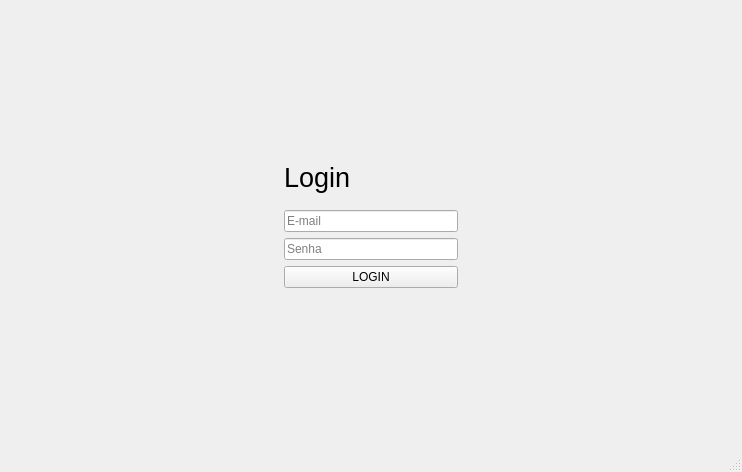
<?xml version="1.0" encoding="UTF-8"?>
<ui version="4.0">
 <class>MainWindow</class>
 <widget class="QMainWindow" name="MainWindow">
  <property name="geometry">
   <rect>
    <x>0</x>
    <y>0</y>
    <width>742</width>
    <height>472</height>
   </rect>
  </property>
  <property name="windowTitle">
   <string>MainWindow</string>
  </property>
  <property name="autoFillBackground">
   <bool>true</bool>
  </property>
  <widget class="QWidget" name="centralwidget">
   <property name="sizePolicy">
    <sizepolicy hsizetype="Preferred" vsizetype="Preferred">
     <horstretch>0</horstretch>
     <verstretch>0</verstretch>
    </sizepolicy>
   </property>
   <layout class="QGridLayout" name="gridLayout">
    <item row="2" column="1">
     <spacer name="horizontalSpacer_3">
      <property name="orientation">
       <enum>Qt::Orientation::Horizontal</enum>
      </property>
      <property name="sizeHint" stdset="0">
       <size>
        <width>40</width>
        <height>20</height>
       </size>
      </property>
     </spacer>
    </item>
    <item row="2" column="13">
     <spacer name="verticalSpacer_4">
      <property name="orientation">
       <enum>Qt::Orientation::Vertical</enum>
      </property>
      <property name="sizeHint" stdset="0">
       <size>
        <width>20</width>
        <height>40</height>
       </size>
      </property>
     </spacer>
    </item>
    <item row="2" column="7">
     <spacer name="verticalSpacer_8">
      <property name="orientation">
       <enum>Qt::Orientation::Vertical</enum>
      </property>
      <property name="sizeHint" stdset="0">
       <size>
        <width>20</width>
        <height>40</height>
       </size>
      </property>
     </spacer>
    </item>
    <item row="2" column="3">
     <spacer name="verticalSpacer_9">
      <property name="orientation">
       <enum>Qt::Orientation::Vertical</enum>
      </property>
      <property name="sizeHint" stdset="0">
       <size>
        <width>20</width>
        <height>40</height>
       </size>
      </property>
     </spacer>
    </item>
    <item row="2" column="11">
     <spacer name="verticalSpacer_11">
      <property name="orientation">
       <enum>Qt::Orientation::Vertical</enum>
      </property>
      <property name="sizeHint" stdset="0">
       <size>
        <width>20</width>
        <height>40</height>
       </size>
      </property>
     </spacer>
    </item>
    <item row="2" column="4">
     <spacer name="verticalSpacer_5">
      <property name="orientation">
       <enum>Qt::Orientation::Vertical</enum>
      </property>
      <property name="sizeHint" stdset="0">
       <size>
        <width>20</width>
        <height>40</height>
       </size>
      </property>
     </spacer>
    </item>
    <item row="3" column="6">
     <spacer name="verticalSpacer_2">
      <property name="orientation">
       <enum>Qt::Orientation::Vertical</enum>
      </property>
      <property name="sizeHint" stdset="0">
       <size>
        <width>20</width>
        <height>40</height>
       </size>
      </property>
     </spacer>
    </item>
    <item row="2" column="10">
     <spacer name="verticalSpacer_12">
      <property name="orientation">
       <enum>Qt::Orientation::Vertical</enum>
      </property>
      <property name="sizeHint" stdset="0">
       <size>
        <width>20</width>
        <height>40</height>
       </size>
      </property>
     </spacer>
    </item>
    <item row="2" column="5">
     <spacer name="verticalSpacer_6">
      <property name="orientation">
       <enum>Qt::Orientation::Vertical</enum>
      </property>
      <property name="sizeHint" stdset="0">
       <size>
        <width>20</width>
        <height>40</height>
       </size>
      </property>
     </spacer>
    </item>
    <item row="2" column="2">
     <spacer name="verticalSpacer_10">
      <property name="orientation">
       <enum>Qt::Orientation::Vertical</enum>
      </property>
      <property name="sizeHint" stdset="0">
       <size>
        <width>20</width>
        <height>40</height>
       </size>
      </property>
     </spacer>
    </item>
    <item row="2" column="6">
     <layout class="QFormLayout" name="formLayout_2">
      <property name="topMargin">
       <number>2</number>
      </property>
      <item row="0" column="0">
       <widget class="QLabel" name="label">
        <property name="sizePolicy">
         <sizepolicy hsizetype="Maximum" vsizetype="Maximum">
          <horstretch>0</horstretch>
          <verstretch>0</verstretch>
         </sizepolicy>
        </property>
        <property name="font">
         <font>
          <pointsize>20</pointsize>
         </font>
        </property>
        <property name="text">
         <string>Login</string>
        </property>
       </widget>
      </item>
      <item row="2" column="0" colspan="2">
       <widget class="QLineEdit" name="lineEdit">
        <property name="sizePolicy">
         <sizepolicy hsizetype="Minimum" vsizetype="Maximum">
          <horstretch>0</horstretch>
          <verstretch>0</verstretch>
         </sizepolicy>
        </property>
        <property name="text">
         <string/>
        </property>
        <property name="echoMode">
         <enum>QLineEdit::EchoMode::Normal</enum>
        </property>
        <property name="readOnly">
         <bool>false</bool>
        </property>
        <property name="placeholderText">
         <string>E-mail</string>
        </property>
       </widget>
      </item>
      <item row="3" column="0" colspan="2">
       <widget class="QLineEdit" name="lineEdit_2">
        <property name="sizePolicy">
         <sizepolicy hsizetype="Minimum" vsizetype="Maximum">
          <horstretch>0</horstretch>
          <verstretch>0</verstretch>
         </sizepolicy>
        </property>
        <property name="font">
         <font>
          <stylestrategy>PreferAntialias</stylestrategy>
          <hintingpreference>PreferNoHinting</hintingpreference>
         </font>
        </property>
        <property name="text">
         <string/>
        </property>
        <property name="echoMode">
         <enum>QLineEdit::EchoMode::Password</enum>
        </property>
        <property name="placeholderText">
         <string>Senha</string>
        </property>
       </widget>
      </item>
      <item row="4" column="0" colspan="2">
       <widget class="QPushButton" name="pushButton">
        <property name="sizePolicy">
         <sizepolicy hsizetype="Minimum" vsizetype="Fixed">
          <horstretch>0</horstretch>
          <verstretch>0</verstretch>
         </sizepolicy>
        </property>
        <property name="text">
         <string>LOGIN</string>
        </property>
       </widget>
      </item>
      <item row="1" column="0" colspan="2">
       <spacer name="horizontalSpacer_5">
        <property name="orientation">
         <enum>Qt::Orientation::Horizontal</enum>
        </property>
        <property name="sizeHint" stdset="0">
         <size>
          <width>40</width>
          <height>5</height>
         </size>
        </property>
       </spacer>
      </item>
     </layout>
    </item>
    <item row="0" column="6">
     <spacer name="horizontalSpacer">
      <property name="orientation">
       <enum>Qt::Orientation::Horizontal</enum>
      </property>
      <property name="sizeHint" stdset="0">
       <size>
        <width>40</width>
        <height>20</height>
       </size>
      </property>
     </spacer>
    </item>
    <item row="4" column="6">
     <spacer name="horizontalSpacer_2">
      <property name="orientation">
       <enum>Qt::Orientation::Horizontal</enum>
      </property>
      <property name="sizeHint" stdset="0">
       <size>
        <width>40</width>
        <height>20</height>
       </size>
      </property>
     </spacer>
    </item>
    <item row="2" column="0">
     <spacer name="verticalSpacer_3">
      <property name="orientation">
       <enum>Qt::Orientation::Vertical</enum>
      </property>
      <property name="sizeHint" stdset="0">
       <size>
        <width>20</width>
        <height>40</height>
       </size>
      </property>
     </spacer>
    </item>
    <item row="2" column="8">
     <spacer name="verticalSpacer_7">
      <property name="orientation">
       <enum>Qt::Orientation::Vertical</enum>
      </property>
      <property name="sizeHint" stdset="0">
       <size>
        <width>20</width>
        <height>40</height>
       </size>
      </property>
     </spacer>
    </item>
    <item row="1" column="6">
     <spacer name="verticalSpacer">
      <property name="orientation">
       <enum>Qt::Orientation::Vertical</enum>
      </property>
      <property name="sizeHint" stdset="0">
       <size>
        <width>20</width>
        <height>40</height>
       </size>
      </property>
     </spacer>
    </item>
    <item row="2" column="12">
     <spacer name="horizontalSpacer_4">
      <property name="orientation">
       <enum>Qt::Orientation::Horizontal</enum>
      </property>
      <property name="sizeHint" stdset="0">
       <size>
        <width>40</width>
        <height>20</height>
       </size>
      </property>
     </spacer>
    </item>
   </layout>
  </widget>
  <widget class="QMenuBar" name="menubar">
   <property name="geometry">
    <rect>
     <x>0</x>
     <y>0</y>
     <width>742</width>
     <height>21</height>
    </rect>
   </property>
  </widget>
  <widget class="QStatusBar" name="statusbar"/>
 </widget>
 <resources/>
 <connections/>
</ui>
